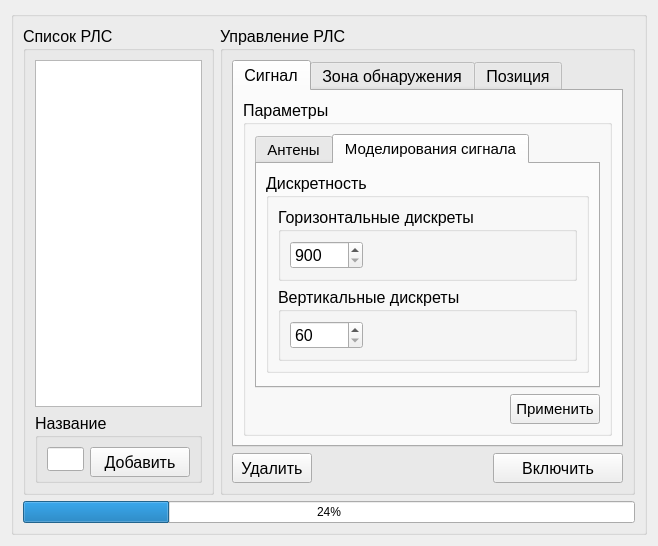
<?xml version="1.0" encoding="UTF-8"?>
<ui version="4.0">
 <class>optRLSwindow</class>
 <widget class="QWidget" name="optRLSwindow">
  <property name="geometry">
   <rect>
    <x>0</x>
    <y>0</y>
    <width>658</width>
    <height>501</height>
   </rect>
  </property>
  <property name="windowTitle">
   <string>Form</string>
  </property>
  <layout class="QHBoxLayout" name="horizontalLayout_4">
   <item>
    <widget class="QGroupBox" name="mainGroupBox">
     <property name="title">
      <string/>
     </property>
     <layout class="QVBoxLayout" name="verticalLayout_6">
      <item>
       <layout class="QHBoxLayout" name="horizontalLayout_3">
        <item>
         <widget class="QGroupBox" name="listRLSGroupBox">
          <property name="maximumSize">
           <size>
            <width>330</width>
            <height>16777215</height>
           </size>
          </property>
          <property name="font">
           <font>
            <pointsize>12</pointsize>
           </font>
          </property>
          <property name="title">
           <string>Список РЛС</string>
          </property>
          <layout class="QVBoxLayout" name="verticalLayout_5">
           <item>
            <widget class="QTableWidget" name="listRLSTableWidget">
             <property name="sizePolicy">
              <sizepolicy hsizetype="Expanding" vsizetype="MinimumExpanding">
               <horstretch>0</horstretch>
               <verstretch>0</verstretch>
              </sizepolicy>
             </property>
             <property name="maximumSize">
              <size>
               <width>99999</width>
               <height>16777215</height>
              </size>
             </property>
             <property name="selectionBehavior">
              <enum>QAbstractItemView::SelectRows</enum>
             </property>
            </widget>
           </item>
           <item>
            <layout class="QVBoxLayout" name="verticalLayout_4">
             <item>
              <widget class="QGroupBox" name="nameNewRLSGroupBox">
               <property name="maximumSize">
                <size>
                 <width>16777215</width>
                 <height>70</height>
                </size>
               </property>
               <property name="font">
                <font>
                 <pointsize>12</pointsize>
                </font>
               </property>
               <property name="title">
                <string>Название</string>
               </property>
               <layout class="QHBoxLayout" name="horizontalLayout_8">
                <item>
                 <widget class="QLineEdit" name="nameNewRLSLineEdit">
                  <property name="font">
                   <font>
                    <pointsize>12</pointsize>
                   </font>
                  </property>
                 </widget>
                </item>
                <item>
                 <widget class="QPushButton" name="createRLSButton">
                  <property name="minimumSize">
                   <size>
                    <width>100</width>
                    <height>30</height>
                   </size>
                  </property>
                  <property name="maximumSize">
                   <size>
                    <width>100</width>
                    <height>25</height>
                   </size>
                  </property>
                  <property name="font">
                   <font>
                    <pointsize>12</pointsize>
                   </font>
                  </property>
                  <property name="text">
                   <string>Добавить</string>
                  </property>
                 </widget>
                </item>
               </layout>
              </widget>
             </item>
            </layout>
           </item>
          </layout>
         </widget>
        </item>
        <item>
         <widget class="QGroupBox" name="manRLSGroupBox">
          <property name="maximumSize">
           <size>
            <width>99999</width>
            <height>999</height>
           </size>
          </property>
          <property name="font">
           <font>
            <pointsize>12</pointsize>
           </font>
          </property>
          <property name="title">
           <string>Управление РЛС</string>
          </property>
          <layout class="QVBoxLayout" name="verticalLayout">
           <item>
            <widget class="QTabWidget" name="generateDVOptTabWidget">
             <property name="font">
              <font>
               <pointsize>12</pointsize>
              </font>
             </property>
             <property name="currentIndex">
              <number>0</number>
             </property>
             <widget class="QWidget" name="tab_3">
              <attribute name="title">
               <string>Сигнал</string>
              </attribute>
              <layout class="QVBoxLayout" name="verticalLayout_13">
               <item>
                <widget class="QGroupBox" name="optionsGroupBox">
                 <property name="font">
                  <font>
                   <pointsize>12</pointsize>
                  </font>
                 </property>
                 <property name="title">
                  <string>Параметры</string>
                 </property>
                 <layout class="QVBoxLayout" name="verticalLayout_11">
                  <item>
                   <widget class="QTabWidget" name="tabWidget">
                    <property name="font">
                     <font>
                      <pointsize>11</pointsize>
                     </font>
                    </property>
                    <property name="currentIndex">
                     <number>1</number>
                    </property>
                    <widget class="QWidget" name="tab">
                     <attribute name="title">
                      <string>Антены</string>
                     </attribute>
                     <layout class="QVBoxLayout" name="verticalLayout_9">
                      <item>
                       <layout class="QHBoxLayout" name="horizontalLayout_17">
                        <item>
                         <widget class="QGroupBox" name="RmaxGroupBox">
                          <property name="minimumSize">
                           <size>
                            <width>0</width>
                            <height>0</height>
                           </size>
                          </property>
                          <property name="font">
                           <font>
                            <pointsize>10</pointsize>
                           </font>
                          </property>
                          <property name="title">
                           <string>Rmax:</string>
                          </property>
                          <layout class="QHBoxLayout" name="horizontalLayout_5">
                           <item>
                            <widget class="QSpinBox" name="RmaxSpinBox">
                             <property name="font">
                              <font>
                               <pointsize>12</pointsize>
                              </font>
                             </property>
                             <property name="minimum">
                              <number>250</number>
                             </property>
                             <property name="maximum">
                              <number>10000</number>
                             </property>
                            </widget>
                           </item>
                          </layout>
                         </widget>
                        </item>
                        <item>
                         <spacer name="horizontalSpacer">
                          <property name="orientation">
                           <enum>Qt::Horizontal</enum>
                          </property>
                          <property name="sizeHint" stdset="0">
                           <size>
                            <width>150</width>
                            <height>20</height>
                           </size>
                          </property>
                         </spacer>
                        </item>
                       </layout>
                      </item>
                      <item>
                       <spacer name="verticalSpacer_7">
                        <property name="orientation">
                         <enum>Qt::Vertical</enum>
                        </property>
                        <property name="sizeHint" stdset="0">
                         <size>
                          <width>20</width>
                          <height>40</height>
                         </size>
                        </property>
                       </spacer>
                      </item>
                     </layout>
                    </widget>
                    <widget class="QWidget" name="tab_2">
                     <attribute name="title">
                      <string>Моделирования сигнала</string>
                     </attribute>
                     <layout class="QVBoxLayout" name="verticalLayout_12">
                      <item>
                       <widget class="QGroupBox" name="deltaZDGroupBox">
                        <property name="font">
                         <font>
                          <pointsize>12</pointsize>
                         </font>
                        </property>
                        <property name="title">
                         <string>Дискретность</string>
                        </property>
                        <layout class="QVBoxLayout" name="verticalLayout_15">
                         <item>
                          <widget class="QGroupBox" name="groupBox">
                           <property name="font">
                            <font>
                             <pointsize>12</pointsize>
                            </font>
                           </property>
                           <property name="title">
                            <string>Горизонтальные дискреты</string>
                           </property>
                           <layout class="QHBoxLayout" name="horizontalLayout_18">
                            <item>
                             <widget class="QSpinBox" name="countHorVecZDSpinBox">
                              <property name="maximumSize">
                               <size>
                                <width>200</width>
                                <height>16777215</height>
                               </size>
                              </property>
                              <property name="minimum">
                               <number>900</number>
                              </property>
                              <property name="maximum">
                               <number>10000</number>
                              </property>
                             </widget>
                            </item>
                            <item>
                             <spacer name="horizontalSpacer_6">
                              <property name="orientation">
                               <enum>Qt::Horizontal</enum>
                              </property>
                              <property name="sizeHint" stdset="0">
                               <size>
                                <width>40</width>
                                <height>20</height>
                               </size>
                              </property>
                             </spacer>
                            </item>
                           </layout>
                          </widget>
                         </item>
                         <item>
                          <widget class="QGroupBox" name="groupBox_2">
                           <property name="font">
                            <font>
                             <pointsize>12</pointsize>
                            </font>
                           </property>
                           <property name="title">
                            <string>Вертикальные дискреты</string>
                           </property>
                           <layout class="QHBoxLayout" name="horizontalLayout_12">
                            <item>
                             <widget class="QSpinBox" name="countPointsDVSpinBox">
                              <property name="maximumSize">
                               <size>
                                <width>200</width>
                                <height>16777215</height>
                               </size>
                              </property>
                              <property name="minimum">
                               <number>60</number>
                              </property>
                              <property name="maximum">
                               <number>10000</number>
                              </property>
                             </widget>
                            </item>
                            <item>
                             <spacer name="horizontalSpacer_8">
                              <property name="orientation">
                               <enum>Qt::Horizontal</enum>
                              </property>
                              <property name="sizeHint" stdset="0">
                               <size>
                                <width>40</width>
                                <height>20</height>
                               </size>
                              </property>
                             </spacer>
                            </item>
                           </layout>
                          </widget>
                         </item>
                        </layout>
                       </widget>
                      </item>
                      <item>
                       <spacer name="verticalSpacer">
                        <property name="orientation">
                         <enum>Qt::Vertical</enum>
                        </property>
                        <property name="sizeType">
                         <enum>QSizePolicy::Expanding</enum>
                        </property>
                        <property name="sizeHint" stdset="0">
                         <size>
                          <width>20</width>
                          <height>40</height>
                         </size>
                        </property>
                       </spacer>
                      </item>
                     </layout>
                    </widget>
                   </widget>
                  </item>
                  <item>
                   <layout class="QHBoxLayout" name="horizontalLayout_2">
                    <item>
                     <spacer name="horizontalSpacer_4">
                      <property name="orientation">
                       <enum>Qt::Horizontal</enum>
                      </property>
                      <property name="sizeHint" stdset="0">
                       <size>
                        <width>40</width>
                        <height>20</height>
                       </size>
                      </property>
                     </spacer>
                    </item>
                    <item>
                     <widget class="QPushButton" name="setOptZDvertButton">
                      <property name="minimumSize">
                       <size>
                        <width>90</width>
                        <height>30</height>
                       </size>
                      </property>
                      <property name="maximumSize">
                       <size>
                        <width>90</width>
                        <height>16777215</height>
                       </size>
                      </property>
                      <property name="font">
                       <font>
                        <pointsize>11</pointsize>
                       </font>
                      </property>
                      <property name="text">
                       <string>Применить</string>
                      </property>
                     </widget>
                    </item>
                   </layout>
                  </item>
                 </layout>
                </widget>
               </item>
              </layout>
             </widget>
             <widget class="QWidget" name="tab_4">
              <attribute name="title">
               <string>Зона обнаружения</string>
              </attribute>
              <layout class="QVBoxLayout" name="verticalLayout_14">
               <item>
                <widget class="QGroupBox" name="ZDvertGroupBox">
                 <property name="sizePolicy">
                  <sizepolicy hsizetype="Preferred" vsizetype="Minimum">
                   <horstretch>0</horstretch>
                   <verstretch>0</verstretch>
                  </sizepolicy>
                 </property>
                 <property name="font">
                  <font>
                   <pointsize>12</pointsize>
                  </font>
                 </property>
                 <property name="title">
                  <string>Зона обнаружения в вертикальной плоскости</string>
                 </property>
                 <property name="alignment">
                  <set>Qt::AlignCenter</set>
                 </property>
                 <layout class="QVBoxLayout" name="verticalLayout_3">
                  <item>
                   <layout class="QHBoxLayout" name="plotZDLayout"/>
                  </item>
                 </layout>
                </widget>
               </item>
              </layout>
             </widget>
             <widget class="QWidget" name="tab_6">
              <attribute name="title">
               <string>Позиция</string>
              </attribute>
              <layout class="QVBoxLayout" name="verticalLayout_2">
               <item>
                <layout class="QHBoxLayout" name="horizontalLayout_11">
                 <item>
                  <widget class="QGroupBox" name="coordRLSgroupBox">
                   <property name="font">
                    <font>
                     <pointsize>12</pointsize>
                    </font>
                   </property>
                   <property name="title">
                    <string>Координаты</string>
                   </property>
                   <layout class="QVBoxLayout" name="verticalLayout_10">
                    <item>
                     <layout class="QHBoxLayout" name="horizontalLayout_15">
                      <item>
                       <widget class="QLabel" name="xRLSLabel">
                        <property name="minimumSize">
                         <size>
                          <width>30</width>
                          <height>0</height>
                         </size>
                        </property>
                        <property name="maximumSize">
                         <size>
                          <width>30</width>
                          <height>16777215</height>
                         </size>
                        </property>
                        <property name="font">
                         <font>
                          <pointsize>12</pointsize>
                         </font>
                        </property>
                        <property name="text">
                         <string>X:</string>
                        </property>
                        <property name="alignment">
                         <set>Qt::AlignRight|Qt::AlignTrailing|Qt::AlignVCenter</set>
                        </property>
                       </widget>
                      </item>
                      <item>
                       <widget class="QSpinBox" name="xRLSspinBox">
                        <property name="minimumSize">
                         <size>
                          <width>50</width>
                          <height>0</height>
                         </size>
                        </property>
                        <property name="maximumSize">
                         <size>
                          <width>400</width>
                          <height>16777215</height>
                         </size>
                        </property>
                        <property name="maximum">
                         <number>999999999</number>
                        </property>
                       </widget>
                      </item>
                      <item>
                       <widget class="QLabel" name="mLabel_2">
                        <property name="font">
                         <font>
                          <pointsize>16</pointsize>
                         </font>
                        </property>
                        <property name="text">
                         <string>м</string>
                        </property>
                       </widget>
                      </item>
                     </layout>
                    </item>
                    <item>
                     <layout class="QHBoxLayout" name="horizontalLayout_14">
                      <item>
                       <widget class="QLabel" name="yRLSLabel">
                        <property name="minimumSize">
                         <size>
                          <width>30</width>
                          <height>0</height>
                         </size>
                        </property>
                        <property name="maximumSize">
                         <size>
                          <width>30</width>
                          <height>16777215</height>
                         </size>
                        </property>
                        <property name="font">
                         <font>
                          <pointsize>12</pointsize>
                         </font>
                        </property>
                        <property name="text">
                         <string>Y:</string>
                        </property>
                        <property name="alignment">
                         <set>Qt::AlignRight|Qt::AlignTrailing|Qt::AlignVCenter</set>
                        </property>
                       </widget>
                      </item>
                      <item>
                       <widget class="QSpinBox" name="yRLSspinBox">
                        <property name="minimumSize">
                         <size>
                          <width>50</width>
                          <height>0</height>
                         </size>
                        </property>
                        <property name="maximumSize">
                         <size>
                          <width>400</width>
                          <height>16777215</height>
                         </size>
                        </property>
                        <property name="maximum">
                         <number>999999999</number>
                        </property>
                       </widget>
                      </item>
                      <item>
                       <widget class="QLabel" name="mLabel_3">
                        <property name="font">
                         <font>
                          <pointsize>16</pointsize>
                         </font>
                        </property>
                        <property name="text">
                         <string>м</string>
                        </property>
                       </widget>
                      </item>
                     </layout>
                    </item>
                    <item>
                     <layout class="QHBoxLayout" name="horizontalLayout_21">
                      <item>
                       <widget class="QLabel" name="zRLSLabel">
                        <property name="maximumSize">
                         <size>
                          <width>30</width>
                          <height>16777215</height>
                         </size>
                        </property>
                        <property name="font">
                         <font>
                          <pointsize>12</pointsize>
                         </font>
                        </property>
                        <property name="text">
                         <string>H:</string>
                        </property>
                        <property name="alignment">
                         <set>Qt::AlignRight|Qt::AlignTrailing|Qt::AlignVCenter</set>
                        </property>
                       </widget>
                      </item>
                      <item>
                       <widget class="QLabel" name="zValueRLSLabel">
                        <property name="text">
                         <string>--</string>
                        </property>
                       </widget>
                      </item>
                      <item>
                       <widget class="QLabel" name="mLabel_6">
                        <property name="font">
                         <font>
                          <pointsize>16</pointsize>
                         </font>
                        </property>
                        <property name="text">
                         <string>м</string>
                        </property>
                       </widget>
                      </item>
                     </layout>
                    </item>
                   </layout>
                  </widget>
                 </item>
                 <item>
                  <spacer name="horizontalSpacer_2">
                   <property name="orientation">
                    <enum>Qt::Horizontal</enum>
                   </property>
                   <property name="sizeHint" stdset="0">
                    <size>
                     <width>40</width>
                     <height>20</height>
                    </size>
                   </property>
                  </spacer>
                 </item>
                </layout>
               </item>
               <item>
                <layout class="QHBoxLayout" name="horizontalLayout_7">
                 <item>
                  <spacer name="horizontalSpacer_9">
                   <property name="orientation">
                    <enum>Qt::Horizontal</enum>
                   </property>
                   <property name="sizeHint" stdset="0">
                    <size>
                     <width>40</width>
                     <height>20</height>
                    </size>
                   </property>
                  </spacer>
                 </item>
                 <item>
                  <widget class="QPushButton" name="setCoordRLSpushButton">
                   <property name="minimumSize">
                    <size>
                     <width>130</width>
                     <height>30</height>
                    </size>
                   </property>
                   <property name="font">
                    <font>
                     <pointsize>12</pointsize>
                    </font>
                   </property>
                   <property name="text">
                    <string>Установить</string>
                   </property>
                  </widget>
                 </item>
                </layout>
               </item>
               <item>
                <spacer name="verticalSpacer_2">
                 <property name="orientation">
                  <enum>Qt::Vertical</enum>
                 </property>
                 <property name="sizeHint" stdset="0">
                  <size>
                   <width>20</width>
                   <height>40</height>
                  </size>
                 </property>
                </spacer>
               </item>
              </layout>
             </widget>
            </widget>
           </item>
           <item>
            <layout class="QHBoxLayout" name="horizontalLayout_16">
             <item>
              <widget class="QPushButton" name="removeRLSButton">
               <property name="minimumSize">
                <size>
                 <width>80</width>
                 <height>30</height>
                </size>
               </property>
               <property name="maximumSize">
                <size>
                 <width>80</width>
                 <height>16777215</height>
                </size>
               </property>
               <property name="font">
                <font>
                 <pointsize>12</pointsize>
                </font>
               </property>
               <property name="text">
                <string>Удалить</string>
               </property>
              </widget>
             </item>
             <item>
              <spacer name="horizontalSpacer_7">
               <property name="orientation">
                <enum>Qt::Horizontal</enum>
               </property>
               <property name="sizeHint" stdset="0">
                <size>
                 <width>40</width>
                 <height>20</height>
                </size>
               </property>
              </spacer>
             </item>
             <item>
              <widget class="QPushButton" name="on_off_RLS_Button">
               <property name="minimumSize">
                <size>
                 <width>130</width>
                 <height>30</height>
                </size>
               </property>
               <property name="font">
                <font>
                 <pointsize>12</pointsize>
                </font>
               </property>
               <property name="text">
                <string>Включить</string>
               </property>
              </widget>
             </item>
            </layout>
           </item>
          </layout>
         </widget>
        </item>
       </layout>
      </item>
      <item>
       <widget class="QProgressBar" name="setRLSprogressBar">
        <property name="value">
         <number>24</number>
        </property>
       </widget>
      </item>
     </layout>
    </widget>
   </item>
  </layout>
 </widget>
 <resources/>
 <connections/>
</ui>
